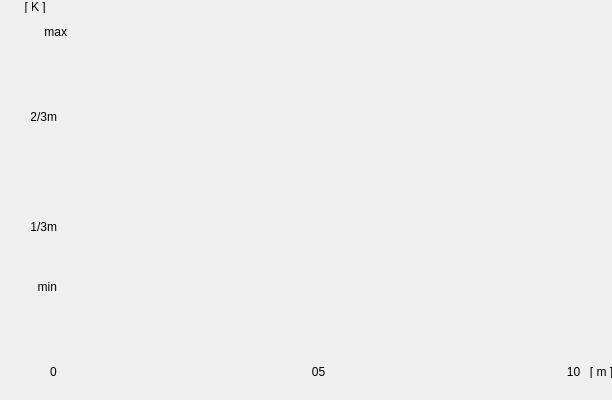
<?xml version="1.0" encoding="UTF-8"?>
<ui version="4.0">
 <class>OknoWynikow</class>
 <widget class="QDialog" name="OknoWynikow">
  <property name="geometry">
   <rect>
    <x>0</x>
    <y>0</y>
    <width>612</width>
    <height>400</height>
   </rect>
  </property>
  <property name="windowTitle">
   <string>Wyniki</string>
  </property>
  <widget class="QLabel" name="max">
   <property name="geometry">
    <rect>
     <x>20</x>
     <y>25</y>
     <width>47</width>
     <height>13</height>
    </rect>
   </property>
   <property name="text">
    <string>max</string>
   </property>
   <property name="alignment">
    <set>Qt::AlignRight|Qt::AlignTrailing|Qt::AlignVCenter</set>
   </property>
  </widget>
  <widget class="QLabel" name="min">
   <property name="geometry">
    <rect>
     <x>10</x>
     <y>280</y>
     <width>47</width>
     <height>13</height>
    </rect>
   </property>
   <property name="text">
    <string>min</string>
   </property>
   <property name="alignment">
    <set>Qt::AlignRight|Qt::AlignTrailing|Qt::AlignVCenter</set>
   </property>
  </widget>
  <widget class="QLabel" name="m13">
   <property name="geometry">
    <rect>
     <x>10</x>
     <y>220</y>
     <width>47</width>
     <height>13</height>
    </rect>
   </property>
   <property name="text">
    <string>1/3m</string>
   </property>
   <property name="alignment">
    <set>Qt::AlignRight|Qt::AlignTrailing|Qt::AlignVCenter</set>
   </property>
  </widget>
  <widget class="QLabel" name="m23">
   <property name="geometry">
    <rect>
     <x>10</x>
     <y>110</y>
     <width>47</width>
     <height>13</height>
    </rect>
   </property>
   <property name="text">
    <string>2/3m</string>
   </property>
   <property name="alignment">
    <set>Qt::AlignRight|Qt::AlignTrailing|Qt::AlignVCenter</set>
   </property>
  </widget>
  <widget class="QLabel" name="n0">
   <property name="geometry">
    <rect>
     <x>30</x>
     <y>365</y>
     <width>47</width>
     <height>13</height>
    </rect>
   </property>
   <property name="text">
    <string>0</string>
   </property>
   <property name="alignment">
    <set>Qt::AlignCenter</set>
   </property>
  </widget>
  <widget class="QLabel" name="n05">
   <property name="geometry">
    <rect>
     <x>295</x>
     <y>365</y>
     <width>47</width>
     <height>13</height>
    </rect>
   </property>
   <property name="text">
    <string>05</string>
   </property>
   <property name="alignment">
    <set>Qt::AlignCenter</set>
   </property>
  </widget>
  <widget class="QLabel" name="n1">
   <property name="geometry">
    <rect>
     <x>550</x>
     <y>365</y>
     <width>47</width>
     <height>13</height>
    </rect>
   </property>
   <property name="text">
    <string>10</string>
   </property>
   <property name="alignment">
    <set>Qt::AlignCenter</set>
   </property>
  </widget>
  <widget class="QLabel" name="SkPoz">
   <property name="geometry">
    <rect>
     <x>578</x>
     <y>365</y>
     <width>47</width>
     <height>13</height>
    </rect>
   </property>
   <property name="text">
    <string>[ m ]</string>
   </property>
   <property name="alignment">
    <set>Qt::AlignCenter</set>
   </property>
  </widget>
  <widget class="QLabel" name="SkPion">
   <property name="geometry">
    <rect>
     <x>10</x>
     <y>0</y>
     <width>47</width>
     <height>13</height>
    </rect>
   </property>
   <property name="text">
    <string> [ K ]</string>
   </property>
   <property name="alignment">
    <set>Qt::AlignCenter</set>
   </property>
  </widget>
 </widget>
 <resources/>
 <connections/>
</ui>
